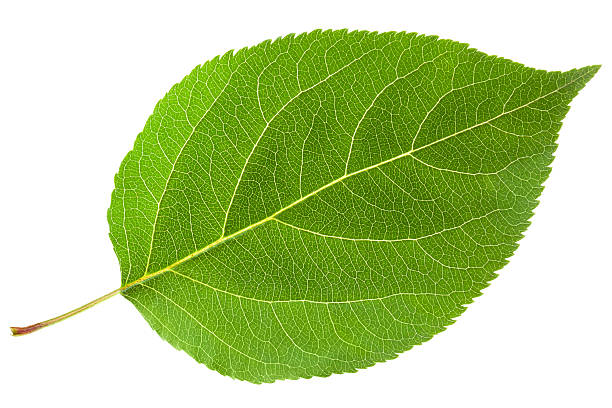
#> input picture 1_Midterm_Assignment/image.jpg, 612 x 408 px
$ jupyter execute --allow-errors feature_extraction_from_an_image.ipynb   (older library calls are emulated)
#> lines starting #> are read from the running program, lines starting #| are printed output that depends on the picture; after the words box and inside, x2 and y2 are one past the last pixel; in counts of white or black regions, pixels touching at a corner belong together; long printed decimals are rounded
1.Import Libraries and Create Display Image Function

[cell 1]
# Import Necessary Libraries
import cv2
import numpy as np
import matplotlib.pyplot as plt
from skimage.feature import local_binary_pattern, graycomatrix, graycoprops

# Function to Display Images
def display_image(title, img, cmap='gray'):
    plt.imshow(img, cmap=cmap)
    plt.title(title)
    plt.axis('off')
    plt.show()

2.Load and Prepare the Image

[cell 2]
# Load and Prepare the Image
image = cv2.imread('image.jpg')  # Replace with your image path
#> image is the input picture: shape (408, 612, 3); mean B, G, R 141.2, 205.8, 181.8
gray_image = cv2.cvtColor(image, cv2.COLOR_BGR2GRAY)
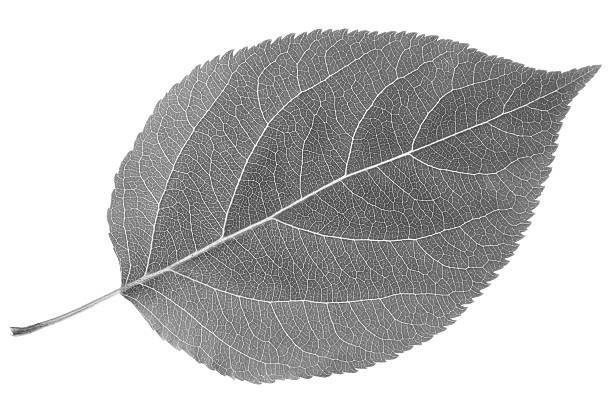
#> gray_image: shape (408, 612); min 30, max 255, mean 191.3

# Display Original and Grayscale Images
display_image("Original Image", cv2.cvtColor(image, cv2.COLOR_BGR2RGB), cmap=None)
display_image("Grayscale Image", gray_image)

3.Color Features

[cell 3]
# Calculate Color Histogram
color_hist = []
channels = ['Blue', 'Red', 'Green']
for i, channel in enumerate(channels):
    hist = cv2.calcHist([image], [i], None, [256], [0, 256])
    color_hist.append(hist)
#> after the loop, color_hist = 3 items

# Plot the Color Histogram
plt.figure(figsize=(10, 6))  # Set the figure size
for i, channel in enumerate(channels):
    plt.plot(color_hist[i], label=f'{channel} Channel', linewidth=2)  # Set line width

# Set y-axis limits to 0-2000
plt.ylim(0, 2000)  # y-axis minimum and maximum values

# Add grid, title, and labels
plt.title("Color Histogram", fontsize=16, fontweight='bold')  # Title
plt.xlabel("Bins", fontsize=14)  # X-axis label
plt.ylabel("Frequency", fontsize=14)  # Y-axis label
plt.legend(fontsize=12)  # Legend with font size
plt.grid(color='gray', linestyle='--', linewidth=0.5)  # Light grid for better visualization
plt.tight_layout()  # Adjust layout
plt.show()
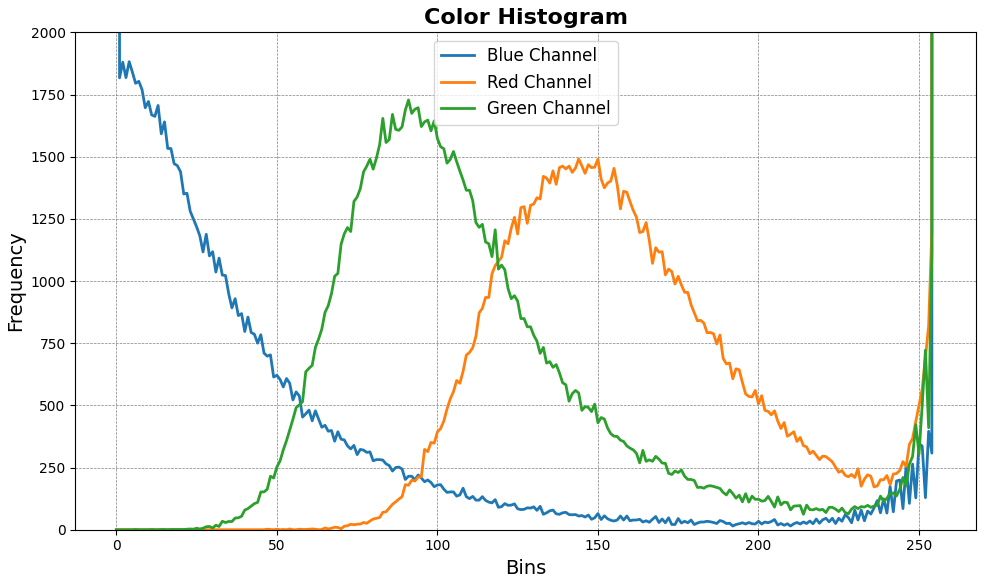
#> figure drawn by matplotlib, 1 panel; curve peaks at x = 255, y = 120467; curve peaks at x = 255, y = 122039; curve peaks at x = 255, y = 120508

4.Texture Features - Local Binary Pattern (LBP)

[cell 4]
# Local Binary Pattern (LBP)
radius = 3
n_points = 8 * radius
lbp = local_binary_pattern(gray_image, n_points, radius, method='uniform')
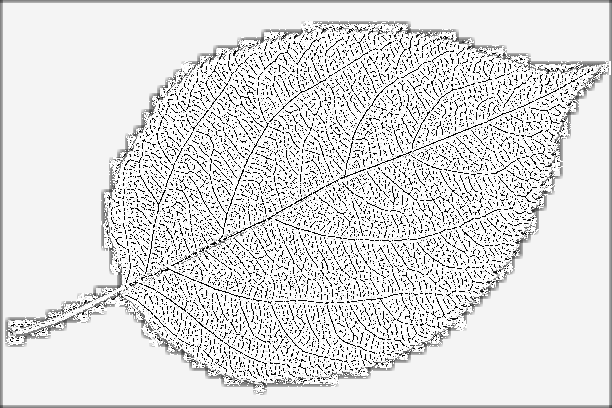
#> lbp: shape (408, 612) float64; min 0, max 25, mean 21.8; drawn with min black and max white

# Plot LBP Image
display_image("Local Binary Pattern", lbp)

[cell 5]
# LBP Histogram
(hist, _) = np.histogram(lbp.ravel(), bins=np.arange(0, n_points + 3), range=(0, n_points + 2))
#> hist = 26 values, max 118273 at index 24, min 301 at index 6, mean 9603.7
hist = hist.astype("float")
hist /= hist.sum()  # Normalize the histogram
#> hist = 26 values, max 0.474 at index 24, min 0.00121 at index 6, mean 0.0385
print("LBP Histogram Features:", hist[:10])  # First 10 features
#| LBP Histogram Features: [0.04459 0.02437 0.004974 0.002267 0.001694 0.001586
#|  0.001205 0.001718 0.001626 0.002026]

# Plot the LBP histogram
plt.bar(range(len(hist)), hist, color='gray', alpha=0.7)
plt.title("LBP Histogram")
plt.xlabel("Bins")
plt.ylabel("Frequency")
plt.show()
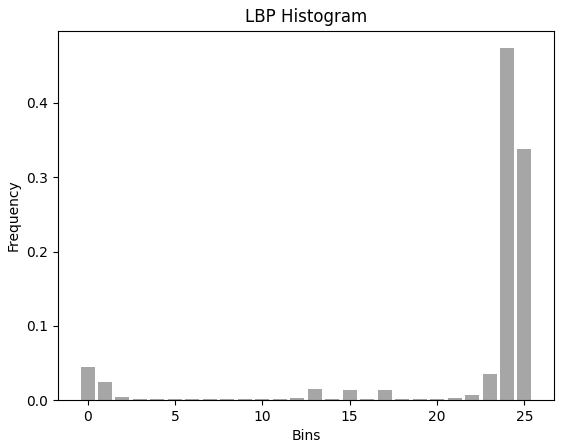
#> figure drawn by matplotlib, 1 panel; tallest bar 0.474 high, from x = 23.6 to 24.4

5.Texture Features - GLCM

[cell 6]
# Gray-Level Co-occurrence Matrix (GLCM)
glcm = graycomatrix(gray_image, distances=[5], angles=[0], symmetric=True, normed=True)
contrast = graycoprops(glcm, 'contrast')[0, 0]
#> contrast = 1229.6
energy = graycoprops(glcm, 'energy')[0, 0]
#> energy = 0.459
homogeneity = graycoprops(glcm, 'homogeneity')[0, 0]
#> homogeneity = 0.485
print("GLCM Features - Contrast:", contrast, "Energy:", energy, "Homogeneity:", homogeneity)
#| GLCM Features - Contrast: 1229.573 Energy: 0.459 Homogeneity: 0.4845

6.Shape Features - Edge Detection (Canny)

[cell 7]
# Canny Edge Detection
edges = cv2.Canny(gray_image, 100, 200)
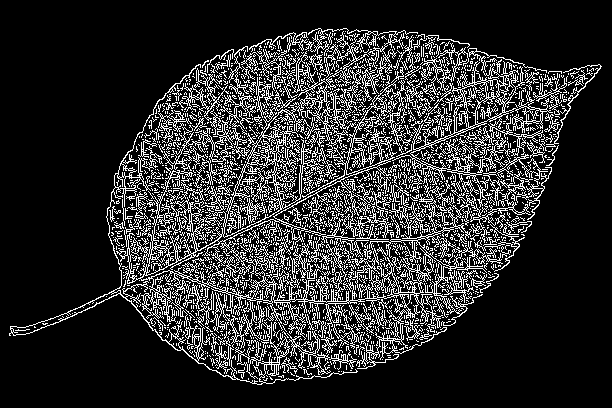
#> edges: shape (408, 612); 17.5% white in thin lines or dots, all inside (x1, y1, x2, y2) = (9, 28, 602, 385)
display_image("Canny Edge Detection", edges)

7.Shape Features - Contour Areas

[cell 8]
# Contour Areas
contours, _ = cv2.findContours(edges, cv2.RETR_EXTERNAL, cv2.CHAIN_APPROX_SIMPLE)
#> contours = 1788 contours, 1720 with area under 20; largest, box (x1, y1, x2, y2) and area: (9, 51, 531, 385) 14578, (392, 59, 553, 206) 2891, (305, 28, 418, 130) 880, (198, 120, 250, 162) 510, (446, 138, 506, 182) 352
areas = [cv2.contourArea(c) for c in contours]
#> areas = 1788 values, max 14578 at index 1717, min 0 at index 1, mean 14.08
areas = sorted(areas, reverse=True)[:5]  # Top 5 areas
#> areas = [14578, 2891, 880.5, 510.5, 352]
print("Shape Features (Top 5 Contour Areas):", areas)
#| Shape Features (Top 5 Contour Areas): [14578.0, 2891.0, 880.5, 510.5, 352.0]

# Plot Contours on Original Image
contoured_image = image.copy()
cv2.drawContours(contoured_image, contours, -1, (0, 255, 0), 2)
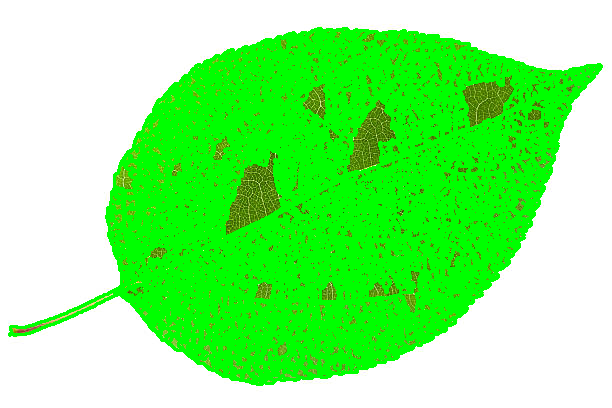
#> contoured_image: shape (408, 612, 3); mean B, G, R 126.3, 247.2, 132.3
display_image("Contours", cv2.cvtColor(contoured_image, cv2.COLOR_BGR2RGB), cmap=None)

8.Histogram of Oriented Gradients (HOG)

#> (a cell that did not finish here is left out)

9.Keypoint Features (SIFT)

[cell 10]
# SIFT Keypoint Detection
sift = cv2.SIFT_create()
keypoints, descriptors = sift.detectAndCompute(gray_image, None)
#> keypoints = 424 keypoints; strongest (x, y, size): (18, 331, 7), (239, 180, 1.9), (360, 171, 1.8), (391, 160, 1.8)
print("Keypoint Features (Number of Keypoints):", len(keypoints))
#| Keypoint Features (Number of Keypoints): 424

# Draw Keypoints on the Image
keypoint_image = cv2.drawKeypoints(image, keypoints, None, flags=cv2.DRAW_MATCHES_FLAGS_DRAW_RICH_KEYPOINTS)
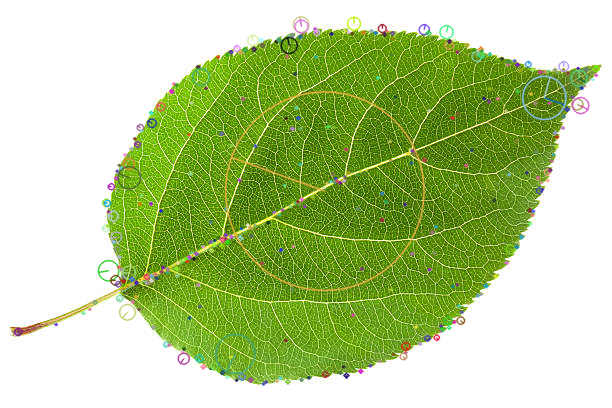
#> keypoint_image: shape (408, 612, 3); mean B, G, R 142.3, 204.7, 181.7
display_image("SIFT Keypoints", cv2.cvtColor(keypoint_image, cv2.COLOR_BGR2RGB), cmap=None)

10.Statistical Features

[cell 11]
# Statistical Features
mean = np.mean(gray_image)
#> mean = 191.3
std_dev = np.std(gray_image)
#> std_dev = 68.52
variance = np.var(gray_image)
#> variance = 4694.9
print("Statistical Features - Mean:", mean, "Std Dev:", std_dev, "Variance:", variance)
#| Statistical Features - Mean: 191.251 Std Dev: 68.520 Variance: 4694.944

# Bar Chart for Statistical Features
stats = ['Mean', 'Variance', 'Std Dev']
values = [mean, variance, std_dev]
#> values = [191.3, 4694.9, 68.52]
plt.bar(stats, values, color=['blue', 'green', 'red'])
plt.title("Statistical Features")
plt.ylabel("Value")
plt.show()
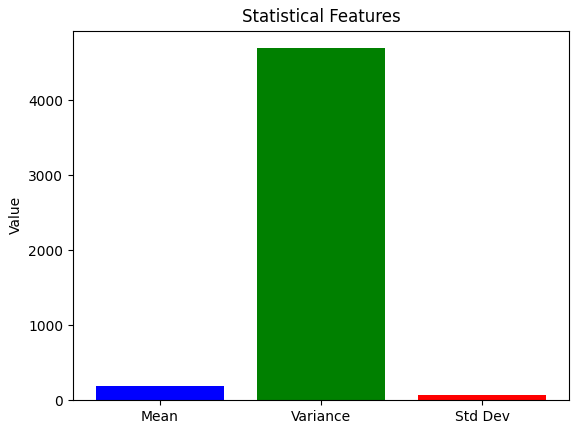
#> figure drawn by matplotlib, 1 panel; tallest bar 4694.9 high, from x = 0.6 to 1.4
